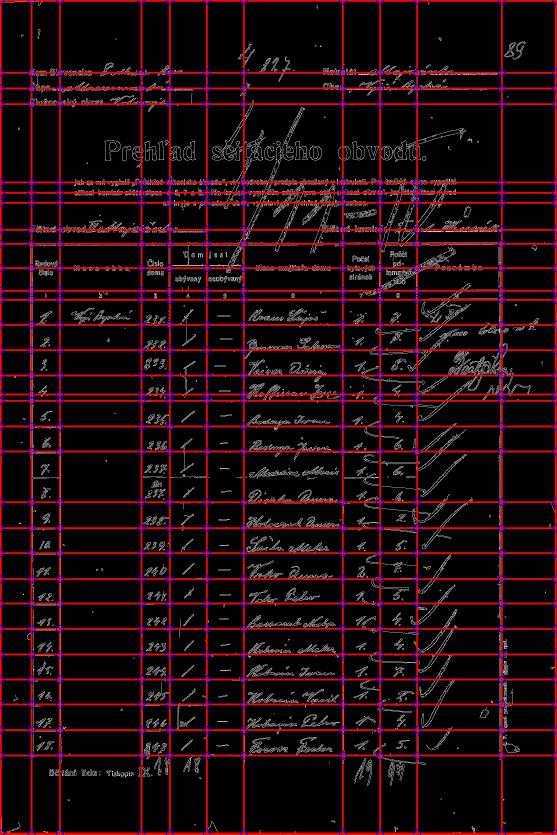
#> input picture images/cdst2.jpg, 1671 x 2503 px (shown at 1/3 size)
$ python -i image_utils.py   (imports and definitions only)   (Python 2 division)
#> lines starting #> are read from the running program, lines starting #| are printed output that depends on the picture
import os
from collections import namedtuple

import cv2
import numpy as np
from scipy.ndimage import interpolation as inter
import logging

log = logging.getLogger(__name__)

OUTPUT_DIR = '../images/output/'


class Image:
    data: np.ndarray = None
    file_name: str = None

    def __init__(self, data, file_name):
        self.data = data
        self.file_name = file_name

    def copy(self):
        return Image(self.data.copy(), self.file_name)


def binarize_image(img: Image) -> Image:
    blured1 = cv2.medianBlur(img.data, 1)
    blured2 = cv2.medianBlur(img.data, 17)

    divided = np.ma.divide(blured1, blured2).data
    normed = np.uint8(255 * divided / divided.max())
    th, threshed = cv2.threshold(normed, 100, 255, cv2.THRESH_OTSU)

    return Image(255 - threshed, img.file_name)


# [45 lines left out: functions align_image, compute_image_skew, rotate_image, load_image, not called in this run]


def write_image(img: Image, file_name='image.png', destination=''):
    cv2.imwrite(os.path.join(destination, file_name), img)


# [47 lines left out: functions write_cells, write_points, write_lines, canny, scale_image, not called in this run]

>>> import cv2
>>> picture = cv2.imread('../../images/cdst2.jpg', cv2.IMREAD_GRAYSCALE)
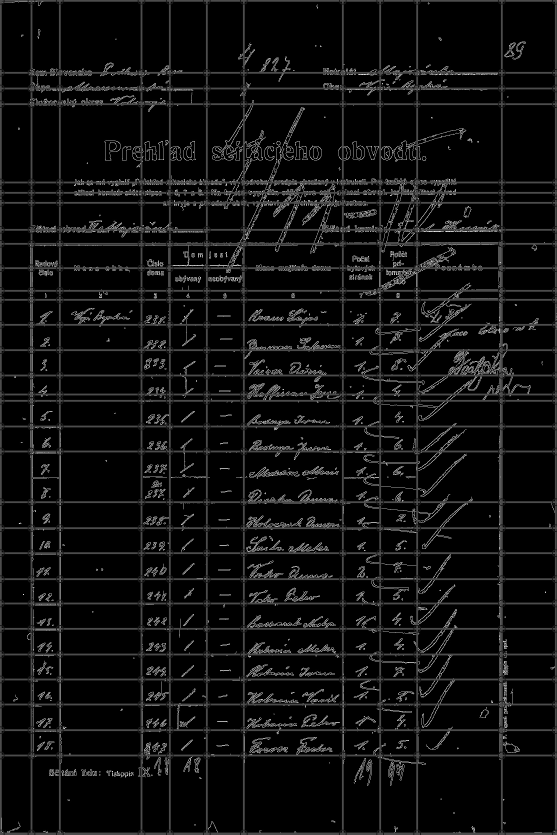
#> picture: shape (2503, 1671) (shown at 1/3 size); min 0, max 255, mean 15.5
#> (the run stopped early here; a loop or call above may not have finished)
